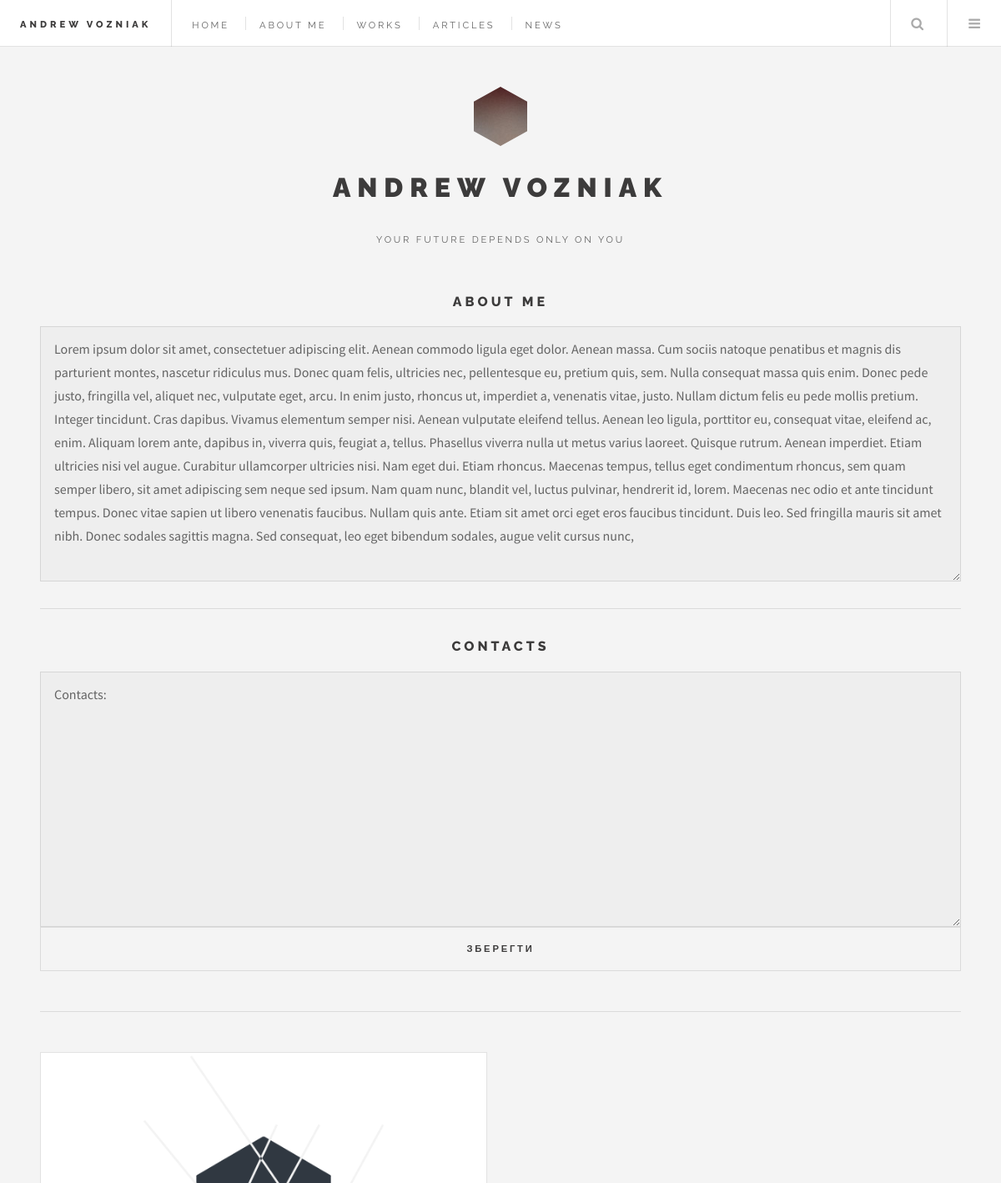
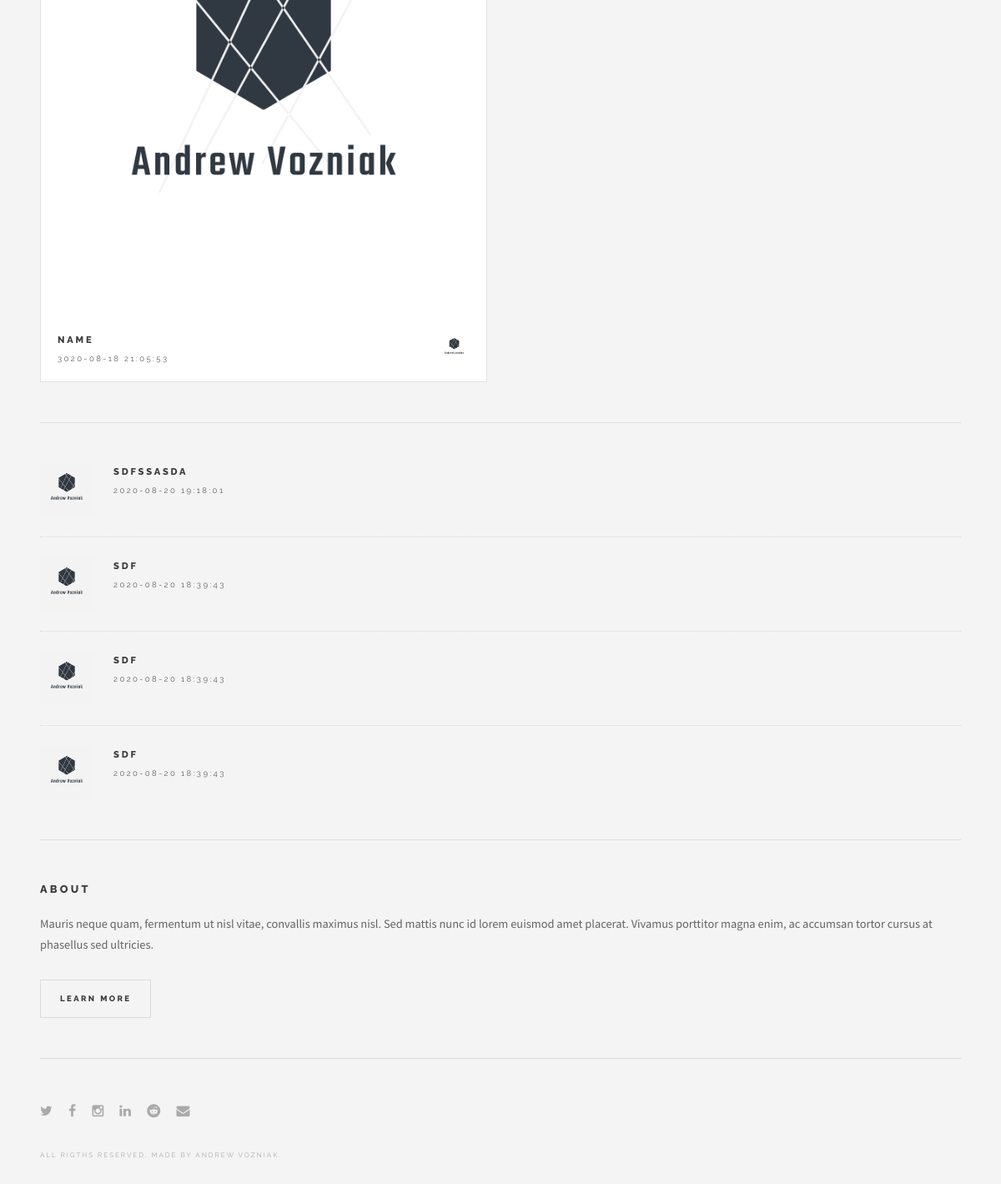
Screenshot of /admin/config.php (signed in) with the database file from the repository (2 pictures, top to bottom).
### tables this page shows
CREATE TABLE `about` (
  `text` text NOT NULL,
  `contacts` text NOT NULL
);

CREATE TABLE `articles` (
  `id` int(11) NOT NULL,
  `title` varchar(255) NOT NULL,
  `description` varchar(255) NOT NULL,
  `image` varchar(255) NOT NULL,
  `categorie` varchar(255) NOT NULL,
  `author` varchar(255) NOT NULL DEFAULT 'Andrew Vozniak',
  `text` text NOT NULL,
  `views` int(11) NOT NULL DEFAULT '0',
  `pubdate` datetime NOT NULL DEFAULT CURRENT_TIMESTAMP
);

CREATE TABLE `news` (
  `id` int(11) NOT NULL,
  `title` varchar(255) NOT NULL,
  `link` varchar(255) NOT NULL,
  `image` varchar(255) NOT NULL,
  `pubdate` datetime NOT NULL DEFAULT CURRENT_TIMESTAMP
);

### includes/config.php (called while the page is built, shortened)
<?php
	$config = array(
		'title' => 'Andrew Vozniak',
		'description' => 'Your future depends only on you',
		'db' => array(
			'host' => 'localhost',
			'user' => 'root',
			'password' => '',
			'db_name' => 'myblog'),
		'about' => 'Mauris neque quam, fermentum ut nisl vitae, convallis maximus nisl. Sed mattis nunc id lorem euismod amet placerat. Vivamus porttitor magna enim, ac accumsan tortor cursus at phasellus sed ultricies.',
		'twitter' => 'nothing',
		'facebook' => 'nothing',
		'instagram' => 'nothing',
		'linkedin' => 'nothing',
		'reddit' => 'nothing',
		'email' => 'mothing',
		'login_error_msg' => 'Пользователь не существеут или пароль неверно введен!',
		'signup_error_msg' => 'Логин/Email - уже занят или email не верно вказан',
		'signup_suc_msg' => 'Регистрация прошла успешно!',
	);
?>

### admin/config.php (the view, shortened to what this page needs)
<?php include "../includes/config.php"; ?>
<!DOCTYPE HTML>
<html>
	<head>
		<?php include "../includes/head.php" ?>
	</head>
	<body>
		<div id="wrapper">
			<?php
				include '../includes/header.php';
			?>
			<div id="main">
				<?php if (!isset($_SESSION['user']) OR $_SESSION['user']['admin'] == 0) { ?>
					<a class="button big fit" href="/">На головну</a>
				<?php } elseif(isset($_SESSION['user']) AND $_SESSION['user']['admin'] == 1) {
					$global_get = mysqli_query($connection, "SELECT * FROM `about`");
					$global =mysqli_fetch_assoc($global_get)
					?>
					<form method="POST" >
						<h1 style="text-align: center;">About Me</h1>
						<textarea name="about" cols="20" rows="10"><?php echo $global['text']; ?></textarea>
						<hr>
						<h1 style="text-align: center;">Contacts</h1>
						<textarea name="contacts" cols="20" rows="10"><?php echo $global['contacts']; ?></textarea>
						<button class="button big fit" name="save">Зберегти</button>
					</form>
				<?php } ?>
			</div>
			<?php include "../includes/sidebar.php"; ?>
		</div>
	</body>
</html>

### includes/sidebar.php
<section id="sidebar">
	<section id="intro">
		<a href="#" class="logo"><img src="images/logo.jpg" alt="" /></a>
		<header>
			<h2><?php echo $config['title'] ?></h2>
			<p><?php echo $config['description'] ?></a></p>
		</header>
	</section>
	<section>
		<div class="mini-posts">
			<?php
				$guitar_get = mysqli_query($connection, "SELECT `id`, `pubdate`, `title`, `image` FROM `articles` WHERE `categorie` = 'Guitar' ORDER BY `pubdate` DESC LIMIT 0,4");
				if (mysqli_num_rows($guitar_get) == 0) { ?>
					<div style="padding-left: auto; padding-right: auto; width: 100%;">
						<strong>Скоро зявится ;)</strong>
					</div>
				<?php } else {
					while ($guitar = mysqli_fetch_assoc($guitar_get)) { ?>
						<article class="mini-post">
							<header>
								<h3><a href="../../articles/main/?id=<?php echo $guitar['id']; ?>"><?php echo $guitar['title']; ?></a></h3>
								<time class="published" datetime="<?php echo $guitar['pubdate']; ?>"><?php echo $guitar['pubdate']; ?></time>
								<a href="../../articles/main/?id=<?php echo $guitar['id']; ?>" class="author"><img src="../../../images/article/<?php echo $guitar['image']; ?>" alt="" /></a>
							</header>
							<a href="../../articles/main/?id=<?php echo $guitar['id']; ?>" class="image"><img src="../../../images/article/<?php echo $guitar['image']; ?>" alt="" /></a>
						</article>
			<?php
				}
			}
			?>
		</div>
	</section>
	<section>
		<ul class="posts">
			<?php
				$news_get = mysqli_query($connection, "SELECT * FROM `news` ORDER BY `pubdate` DESC LIMIT 0,6");
				if (mysqli_num_rows($news_get) == 0) { ?>
					<div style="padding-left: auto; padding-right: auto; width: 100%;">
						<strong>Скоро зявится ;)</strong>
					</div>
				<?php } else {
					while ($news = mysqli_fetch_assoc($news_get)) { ?>
						<li>
							<article>
								<header>
									<h3><a href="<?php echo $news['link'] ?>"><?php echo $news['title'] ?></a></h3>
									<time class="published" datetime="<?php echo $news['pubdate'] ?>"><?php echo $news['pubdate'] ?></time>
								</header>
								<a  href="<?php echo $news['link']; ?>" class="image"><img src="../../../images/news/<?php echo $news['image'] ?>" alt="" /></a>
							</article>
						</li>
			<?php
				}
			}
			?>
		</ul>
	</section>
	<section class="blurb">
		<h2>About</h2>
		<p><?php echo $config['about']; ?></p>
		<ul class="actions">
			<li><a href="../about.php" class="button">Learn More</a></li>
		</ul>
	</section>
	<?php include "footer.php"; ?>
</section>

### rows the page displays
about: about "Lorem ipsum dolor sit amet, consectetuer adipiscing elit. Aenean commodo ligula eget dolor. Aenean massa. Cum sociis natoque penatibus et magnis dis parturient montes, nascetur ridiculus mus. Donec quam felis, ultricies nec, pellentesque eu, pretium quis, sem. Nulla consequat massa quis enim. Donec pede justo, fringilla vel, aliquet nec, vulputate eget, arcu. In enim justo, rhoncus ut, imperdiet a, venenatis vitae, justo. Nullam dictum felis eu pede mollis pretium. Integer tincidunt. Cras dapibus. Vivamus elementum semper nisi. Aenean vulputate eleifend tellus. Aenean leo ligula, porttitor eu, consequat vitae, eleifend ac, enim. Aliquam lorem ante, dapibus in, viverra quis, feugiat a,…", contacts "Contacts:"
articles: title "NAME", pubdate "3020-08-18 21:05:53", image (picture)
news: title "SDFSSASDA", pubdate "2020-08-20 19:18:01", image (picture)
news: title "SDF", pubdate "2020-08-20 18:39:43", image (picture)
news: title "SDF", pubdate "2020-08-20 18:39:43", image (picture)
news: title "SDF", pubdate "2020-08-20 18:39:43", image (picture)

### other values shown
$config['title'] "ANDREW VOZNIAK"
$config['description'] "YOUR FUTURE DEPENDS ONLY ON YOU"
$config['about'] "Mauris neque quam, fermentum ut nisl vitae, convallis maximus nisl. Sed mattis nunc id lorem euismod amet placerat. Vivamus porttitor magna enim, ac accumsan tortor cursus at phasellus sed ultricies."
